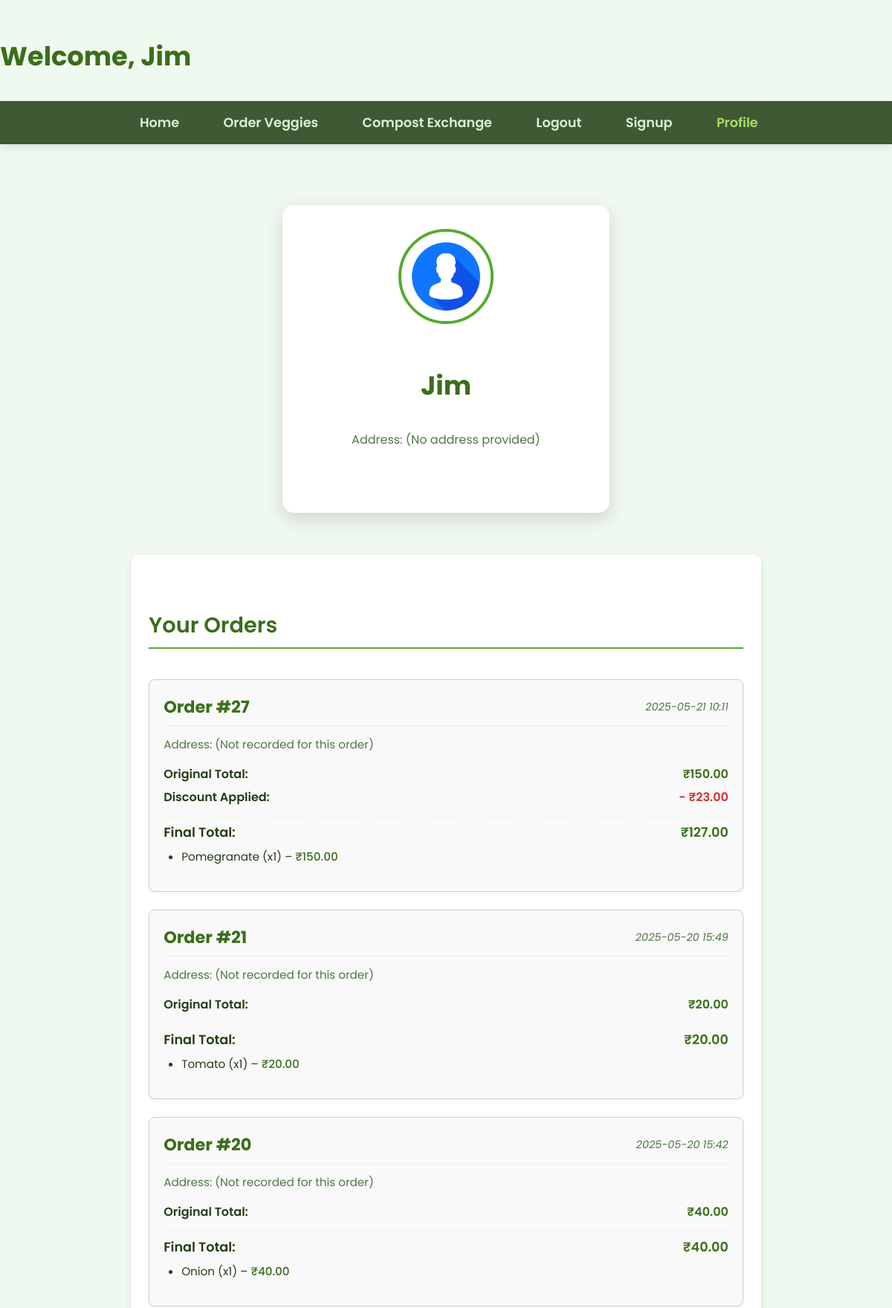
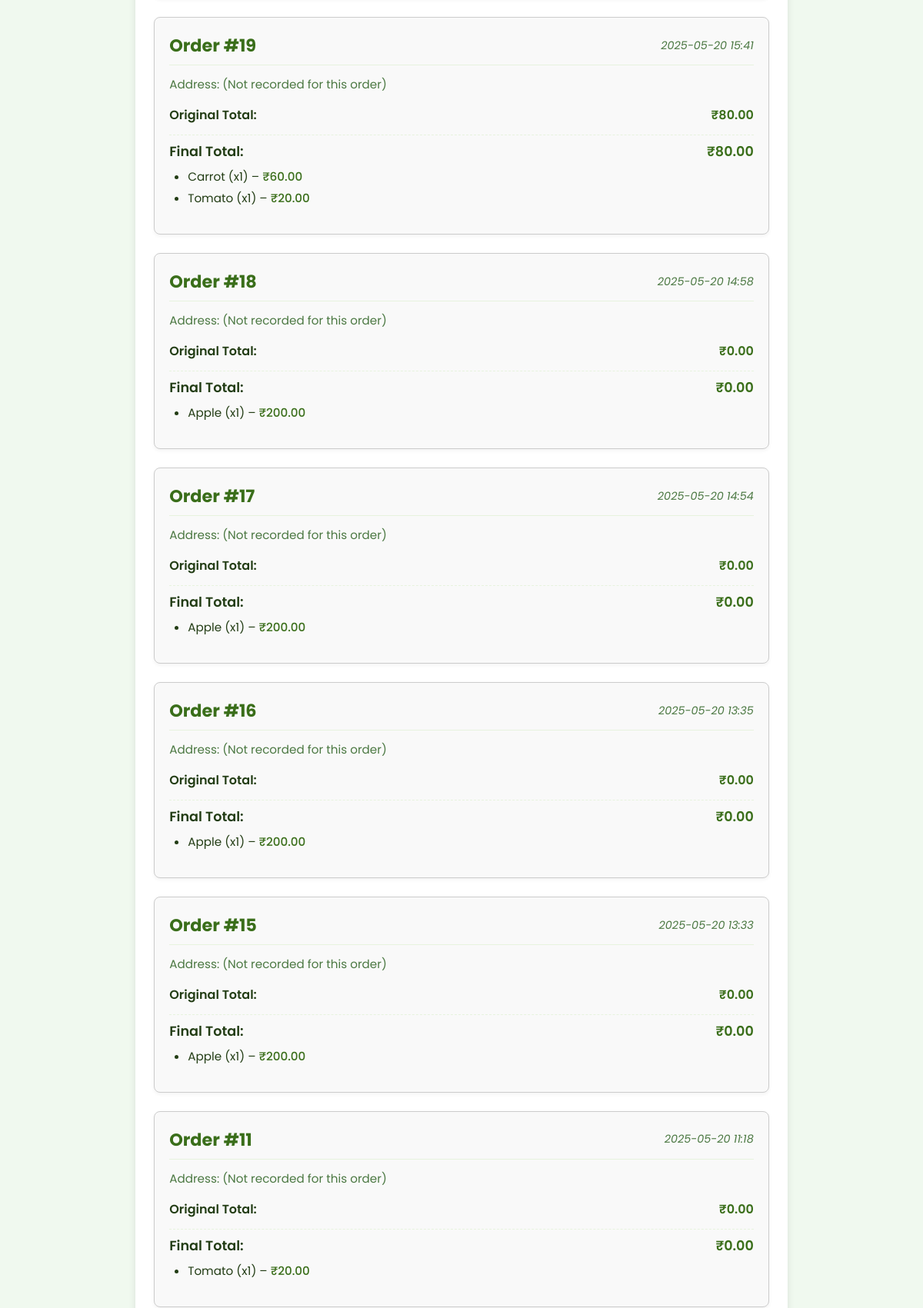
/profile/ (signed in, upper part), run on the app's committed database (2 pictures, top to bottom).
### core/models.py (models this page shows, shortened)
class Order(models.Model):
    user = models.ForeignKey(User, on_delete=models.CASCADE)
    created_at = models.DateTimeField(auto_now_add=True)
    address = models.TextField(blank=True)  # optional or required
    total_price = models.DecimalField(max_digits=10, decimal_places=2, default=0)
    discount_applied = models.DecimalField(max_digits=10, decimal_places=2, default=0)

class OrderItem(models.Model):
    order = models.ForeignKey(Order, related_name='items', on_delete=models.CASCADE)
    product = models.ForeignKey('Product', on_delete=models.CASCADE)
    quantity = models.PositiveIntegerField()
    price = models.DecimalField(max_digits=10, decimal_places=2)  # price at time of order

class Product(models.Model):
    name = models.CharField(max_length=100)
    price = models.DecimalField(max_digits=6, decimal_places=2)
    image = models.ImageField(upload_to='products/')
    unit = models.CharField(max_length=20, default='kg')

### core/views.py (the view)
# urls.py: path('profile/', profile, name='profile'),
@login_required(login_url='login')
def profile(request):
    orders = Order.objects.filter(user=request.user).prefetch_related('items__product').order_by('-created_at')
    return render(request, 'profile.html', {
        'user': request.user,
        'orders': orders,
    })

### core/templatetags/core_filters.py (called while the page is built)
@register.filter
def sub(value, arg):
    try:
        return Decimal(value) - Decimal(arg)
    except (ValueError, TypeError):
        return '' # Or raise an error, or return 0, depending on desired behavior

### core/templates/profile.html (shortened to what this page needs)
{% load static %}
{% load core_filters %}
<!DOCTYPE html>
<html lang="en">
<head>
  <link rel="stylesheet" href="{% static 'core/profile.css' %}">
</head>
<body>
    <h1>Welcome, {{ user.username }}</h1>
    <nav>
        <a href="{% url 'login' %}">Home</a>
        <a href="{% url 'order_veggies' %}">Order Veggies</a>
        <a href="{% url 'compost_exchange' %}">Compost Exchange</a>
        <a href="{% url 'logout_page' %}">Logout</a>
        <a href="{% url 'signup' %}">Signup</a>
        <a href="{% url 'profile' %}" aria-current="page" style="color:#a8e063;">Profile</a>
      </nav>
    <main>
        <section class="profile-card" aria-label="User Profile">
            <img src="{% static 'core/profile.avif' %}" alt="Profile picture" class="profile-pic" id="profilePic"
        tabindex="0" aria-describedby="uploadHint" />
            <h1 id="displayName">{{user.username}}</h1>
            <div class="address" id="displayEmail">
        Address: {{ user.userprofile.address|default:"(No address provided)" }}
      </div>
          </section>
        <div class="order-section">
            <h2>Your Orders</h2>
            {% if orders %}
              {% for order in orders %}
      <div class="order-item">
        <div class="order-header">
          <h3>Order #{{ order.id }}</h3>
          <div class="order-date">{{ order.created_at|date:"Y-m-d H:i" }}</div>
        </div>
        <div class="order-address">
          Address: {{ order.address|default:"(Not recorded for this order)" }}
        </div>
        <div class="order-summary">
          <p><span>Original Total:</span> <span class="price-value">₹{{ order.total_price|floatformat:2 }}</span></p>
          {% if order.discount_applied > 0 %}
          <p><span>Discount Applied:</span> <span class="discount-value">- ₹{{ order.discount_applied|floatformat:2}}</span></p>
          {% endif %}
          <p class="final-total"><span>Final Total:</span> <span class="price-value">₹{{order.total_price| sub:order.discount_applied|floatformat:2 }}</span></p>
        </div>
        <div class="order-details">
          <ul>
            {% for item in order.items.all %}
            <li>
              {{ item.product.name }} (x{{ item.quantity }}) – <span class="item-price">₹{{ item.price|floatformat:2}}</span>
            </li>
            {% endfor %}
          </ul>
        </div>
      </div>
      {% endfor %}
            {% else %}
              <p>You have no orders yet.</p>
            {% endif %}
    </div>
      </main>
</body>
</html>

### core/static/core/profile.css (style rules this page uses)
:root { --primary-green: #3a6e1a; --secondary-green: #56ab2f; --light-green: #e7f3de; --extra-light-green: #f0f9ef; --dark-green-text: #233d15; --medium-green-text: #4b7842; --border-grey: #ccc; --light-grey-bg: #f9f9f9; --white: #ffffff; --shadow-light: rgba(0, 0, 0, 0.1); --shadow-medium: rgba(0, 0, 0, 0.15); --shadow-dark: rgba(0, 0, 0, 0.2); }
body, html { margin: 0; padding: 0; font-family: 'Poppins', sans-serif; background: var(--extra-light-green); color: var(--dark-green-text); min-height: 100vh; display: flex; flex-direction: column; }
h1 { font-size: 2.2rem; color: var(--primary-green); margin-bottom: 0.6rem; font-weight: 700; user-select: text; }
h2 { color: var(--primary-green); margin-bottom: 1rem; font-size: 1.8rem; border-bottom: 2px solid var(--secondary-green); padding-bottom: 0.5rem; font-weight: 600; }
h3 { font-size: 1.4rem; color: var(--primary-green); margin: 0; }
nav { background-color: rgba(34, 61, 21, 0.85); padding: 1rem 2rem; display: flex; justify-content: center; font-weight: 600; box-shadow: 0 4px 10px var(--shadow-light); position: sticky; top: 0; z-index: 10; }
nav a { color: #d6f5d6; text-decoration: none; margin: 0 1.5rem; font-size: 1.1rem; transition: color 0.3s ease; cursor: pointer; position: relative; }
nav a::after { content: ''; display: block; width: 0%; height: 2px; background-color: #d6f5d6; transition: width 0.3s; position: absolute; bottom: -4px; left: 0; }
main { flex: 1; display: flex; flex-direction: column; align-items: center; padding: 2rem 1rem; min-height: calc(100vh - 56px); }
.profile-card { background: var(--white); border-radius: 15px; box-shadow: 0 8px 25px var(--shadow-medium); max-width: 440px; width: 50%; padding: 2rem 2rem; text-align: center; box-sizing: border-box; }
.profile-pic { width: 120px; height: 120px; border-radius: 50%; object-fit: cover; border: 4px solid var(--secondary-green); margin-bottom: 1.2rem; background-color: var(--light-green); cursor: pointer; transition: box-shadow 0.3s ease; }
.address { font-size: 1rem; color: var(--medium-green-text); margin-bottom: 1.8rem; user-select: text; }
.order-section { width: 100%; max-width: 800px; margin-top: 2rem; padding: 1.5rem; background-color: var(--white); border-radius: 10px; box-shadow: 0 4px 10px var(--shadow-light); }
.order-item { border: 1px solid var(--border-grey); padding: 1.2em; margin-bottom: 1.5em; border-radius: 8px; background-color: var(--light-grey-bg); box-shadow: 0 2px 5px rgba(0, 0, 0, 0.05); }
.order-header { display: flex; justify-content: space-between; align-items: center; margin-bottom: 0.8rem; padding-bottom: 0.5rem; border-bottom: 1px solid var(--light-green); }
.order-header h3 { margin: 0; color: var(--primary-green); }
.order-date { font-size: 0.9em; color: var(--medium-green-text); font-style: italic; }
.order-address { font-size: 0.95rem; color: var(--medium-green-text); margin-bottom: 1rem; }
.order-summary p { margin: 0.4em 0; font-size: 1rem; display: flex; justify-content: space-between; }
.order-summary p span { font-weight: 600; }
.order-summary .price-value { color: var(--primary-green); }
.order-summary .discount-value { color: #d32f2f; }
.order-summary .final-total { font-weight: 700; font-size: 1.1rem; border-top: 1px dashed var(--light-green); padding-top: 0.5rem; margin-top: 0.8rem; }
.order-details ul { list-style-type: disc; padding-left: 1.5rem; margin-top: 0.5rem; }
.order-details li { margin-bottom: 0.3rem; font-size: 0.95rem; color: var(--dark-green-text); }
.item-price { font-weight: 500; color: var(--primary-green); }

### data on the page
Order: id "27", created_at "2025-05-21 10:11", address "(Not recorded for this order)", total_price "150.00", discount_applied "23.00", total_price|sub "127.00"
OrderItem: product.name "Pomegranate", quantity "1", price "150.00"
Order: id "21", created_at "2025-05-20 15:49", address "(Not recorded for this order)", total_price "20.00", total_price|sub "20.00"
OrderItem: product.name "Tomato", quantity "1", price "20.00"
Order: id "20", created_at "2025-05-20 15:42", address "(Not recorded for this order)", total_price "40.00", total_price|sub "40.00"
OrderItem: product.name "Onion", quantity "1", price "40.00"
Order: id "19", created_at "2025-05-20 15:41", address "(Not recorded for this order)", total_price "80.00", total_price|sub "80.00"
OrderItem: product.name "Carrot", quantity "1", price "60.00"
OrderItem: product.name "Tomato", quantity "1", price "20.00"
Order: id "18", created_at "2025-05-20 14:58", address "(Not recorded for this order)", total_price "0.00", total_price|sub "0.00"
OrderItem: product.name "Apple", quantity "1", price "200.00"
Order: id "17", created_at "2025-05-20 14:54", address "(Not recorded for this order)", total_price "0.00", total_price|sub "0.00"
OrderItem: product.name "Apple", quantity "1", price "200.00"
Order: id "16", created_at "2025-05-20 13:35", address "(Not recorded for this order)", total_price "0.00", total_price|sub "0.00"
OrderItem: product.name "Apple", quantity "1", price "200.00"
Order: id "15", created_at "2025-05-20 13:33", address "(Not recorded for this order)", total_price "0.00", total_price|sub "0.00"
OrderItem: product.name "Apple", quantity "1", price "200.00"
Order: id "11", created_at "2025-05-20 11:18", address "(Not recorded for this order)", total_price "0.00", total_price|sub "0.00"
OrderItem: product.name "Tomato", quantity "1", price "20.00"

### other printed values
{{ user.username }} "Jim"
{{ user.userprofile.address|default:"(No address provided)" }} "(No address provided)"
